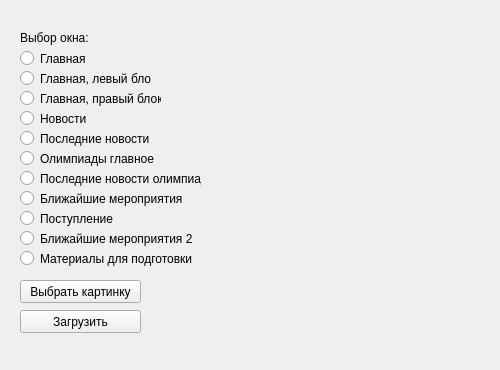
<?xml version="1.0" encoding="UTF-8"?>
<ui version="4.0">
 <class>MainWindow</class>
 <widget class="QMainWindow" name="MainWindow">
  <property name="geometry">
   <rect>
    <x>0</x>
    <y>0</y>
    <width>500</width>
    <height>370</height>
   </rect>
  </property>
  <property name="sizePolicy">
   <sizepolicy hsizetype="Expanding" vsizetype="Fixed">
    <horstretch>0</horstretch>
    <verstretch>0</verstretch>
   </sizepolicy>
  </property>
  <property name="windowTitle">
   <string>MainWindow</string>
  </property>
  <widget class="QWidget" name="centralwidget">
   <widget class="QRadioButton" name="main">
    <property name="geometry">
     <rect>
      <x>20</x>
      <y>50</y>
      <width>82</width>
      <height>17</height>
     </rect>
    </property>
    <property name="text">
     <string>Главная</string>
    </property>
   </widget>
   <widget class="QRadioButton" name="main_left">
    <property name="geometry">
     <rect>
      <x>20</x>
      <y>70</y>
      <width>131</width>
      <height>17</height>
     </rect>
    </property>
    <property name="text">
     <string>Главная, левый блок</string>
    </property>
   </widget>
   <widget class="QRadioButton" name="main_right">
    <property name="geometry">
     <rect>
      <x>20</x>
      <y>90</y>
      <width>141</width>
      <height>17</height>
     </rect>
    </property>
    <property name="text">
     <string>Главная, правый блок</string>
    </property>
   </widget>
   <widget class="QRadioButton" name="news">
    <property name="geometry">
     <rect>
      <x>20</x>
      <y>110</y>
      <width>141</width>
      <height>17</height>
     </rect>
    </property>
    <property name="text">
     <string>Новости</string>
    </property>
   </widget>
   <widget class="QRadioButton" name="last_news">
    <property name="geometry">
     <rect>
      <x>20</x>
      <y>130</y>
      <width>141</width>
      <height>17</height>
     </rect>
    </property>
    <property name="text">
     <string>Последние новости</string>
    </property>
   </widget>
   <widget class="QRadioButton" name="olymps_main">
    <property name="geometry">
     <rect>
      <x>20</x>
      <y>150</y>
      <width>151</width>
      <height>17</height>
     </rect>
    </property>
    <property name="text">
     <string>Олимпиады главное</string>
    </property>
   </widget>
   <widget class="QRadioButton" name="last_news_olymps">
    <property name="geometry">
     <rect>
      <x>20</x>
      <y>170</y>
      <width>181</width>
      <height>17</height>
     </rect>
    </property>
    <property name="text">
     <string>Последние новости олимпиад</string>
    </property>
   </widget>
   <widget class="QLabel" name="label">
    <property name="geometry">
     <rect>
      <x>20</x>
      <y>30</y>
      <width>91</width>
      <height>16</height>
     </rect>
    </property>
    <property name="text">
     <string>Выбор окна:</string>
    </property>
   </widget>
   <widget class="QRadioButton" name="nearest_perfs">
    <property name="geometry">
     <rect>
      <x>20</x>
      <y>190</y>
      <width>181</width>
      <height>17</height>
     </rect>
    </property>
    <property name="text">
     <string>Ближайшие мероприятия</string>
    </property>
   </widget>
   <widget class="QRadioButton" name="maretials">
    <property name="geometry">
     <rect>
      <x>20</x>
      <y>250</y>
      <width>181</width>
      <height>17</height>
     </rect>
    </property>
    <property name="text">
     <string>Материалы для подготовки</string>
    </property>
   </widget>
   <widget class="QRadioButton" name="applying_nearest_perfs">
    <property name="geometry">
     <rect>
      <x>20</x>
      <y>230</y>
      <width>181</width>
      <height>17</height>
     </rect>
    </property>
    <property name="text">
     <string>Ближайшие мероприятия 2</string>
    </property>
   </widget>
   <widget class="QRadioButton" name="applying">
    <property name="geometry">
     <rect>
      <x>20</x>
      <y>210</y>
      <width>181</width>
      <height>17</height>
     </rect>
    </property>
    <property name="text">
     <string>Поступление</string>
    </property>
   </widget>
   <widget class="QPushButton" name="pushButton">
    <property name="geometry">
     <rect>
      <x>20</x>
      <y>280</y>
      <width>121</width>
      <height>23</height>
     </rect>
    </property>
    <property name="text">
     <string>Выбрать картинку</string>
    </property>
   </widget>
   <widget class="QPushButton" name="pushButton_2">
    <property name="geometry">
     <rect>
      <x>20</x>
      <y>310</y>
      <width>121</width>
      <height>23</height>
     </rect>
    </property>
    <property name="text">
     <string>Загрузить</string>
    </property>
   </widget>
   <widget class="QLabel" name="imagine">
    <property name="geometry">
     <rect>
      <x>200</x>
      <y>20</y>
      <width>291</width>
      <height>311</height>
     </rect>
    </property>
    <property name="sizePolicy">
     <sizepolicy hsizetype="Expanding" vsizetype="Fixed">
      <horstretch>0</horstretch>
      <verstretch>0</verstretch>
     </sizepolicy>
    </property>
    <property name="text">
     <string/>
    </property>
   </widget>
  </widget>
  <widget class="QMenuBar" name="menubar">
   <property name="geometry">
    <rect>
     <x>0</x>
     <y>0</y>
     <width>500</width>
     <height>21</height>
    </rect>
   </property>
  </widget>
 </widget>
 <resources/>
 <connections/>
</ui>
